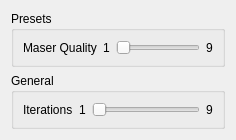
<?xml version="1.0" encoding="UTF-8"?>
<ui version="4.0">
 <class>PresetsGeneralPanel</class>
 <widget class="QWidget" name="PresetsGeneralPanel">
  <layout class="QVBoxLayout" name="verticalLayout_presets">
   <item>
    <widget class="QGroupBox" name="groupGeneral">
     <property name="title">
      <string>Presets</string>
     </property>
     <layout class="QFormLayout" name="formGeneral">
      <item row="0" column="0">
       <widget class="QLabel" name="labelIterations">
        <property name="text">
         <string>Maser Quality</string>
        </property>
       </widget>
      </item>
      <item row="0" column="1">
       <layout class="QHBoxLayout" name="hLayoutIterations">
        <item>
         <widget class="QLabel" name="labelIterationsMin">
          <property name="text">
           <string>1</string>
          </property>
         </widget>
        </item>
        <item>
         <widget class="QSlider" name="sliderIterations">
          <property name="minimum">
           <number>1</number>
          </property>
          <property name="maximum">
           <number>9</number>
          </property>
          <property name="value">
           <number>1</number>
          </property>
          <property name="orientation">
           <enum>Qt::Horizontal</enum>
          </property>
         </widget>
        </item>
        <item>
         <widget class="QLabel" name="labelIterationsMax">
          <property name="text">
           <string>9</string>
          </property>
         </widget>
        </item>
       </layout>
      </item>
     </layout>
    </widget>
   </item>
   <item>
    <widget class="QGroupBox" name="groupGeneral_2">
     <property name="title">
      <string>General</string>
     </property>
     <layout class="QFormLayout" name="formGeneral_2">
      <item row="0" column="0">
       <widget class="QLabel" name="labelIterations_2">
        <property name="text">
         <string>Iterations</string>
        </property>
       </widget>
      </item>
      <item row="0" column="1">
       <layout class="QHBoxLayout" name="hLayoutIterations_2">
        <item>
         <widget class="QLabel" name="labelIterationsMin_2">
          <property name="text">
           <string>1</string>
          </property>
         </widget>
        </item>
        <item>
         <widget class="QSlider" name="sliderIterations_2">
          <property name="minimum">
           <number>1</number>
          </property>
          <property name="maximum">
           <number>9</number>
          </property>
          <property name="value">
           <number>1</number>
          </property>
          <property name="orientation">
           <enum>Qt::Horizontal</enum>
          </property>
         </widget>
        </item>
        <item>
         <widget class="QLabel" name="labelIterationsMax_2">
          <property name="text">
           <string>9</string>
          </property>
         </widget>
        </item>
       </layout>
      </item>
     </layout>
    </widget>
   </item>
  </layout>
 </widget>
 <resources/>
 <connections/>
</ui>
